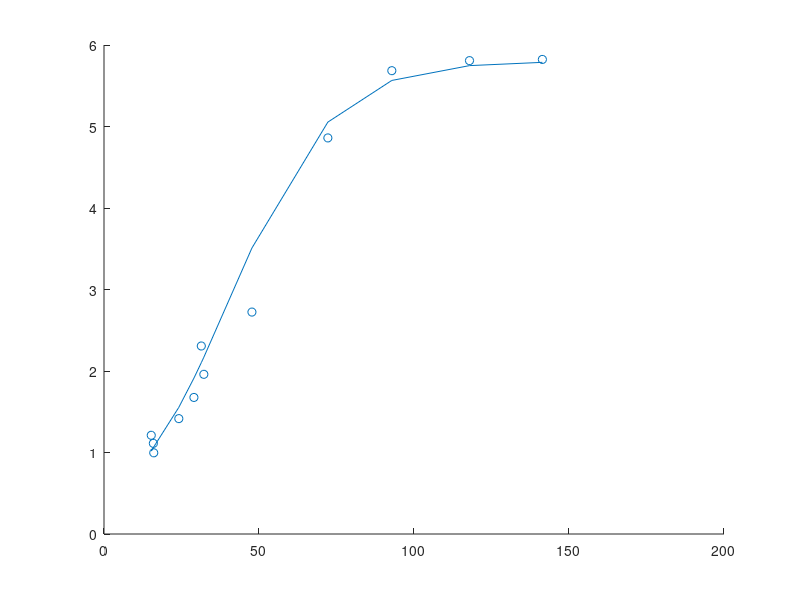

Write the MATLAB code that produced this figure.
v = [1 2 3];
w = [2 3 4];
% v.*w
A = [1 2 3; 4 5 6];
A(:,2:3);

% formatted like this bc I'm lazy + don't want to try and be clever
SKdata = [16.0459	0.996241;
15.9215	1.11219;
15.2418	1.21121;
24.1325	1.41564;
29.0058	1.67558;
31.3861	2.3069;
32.2051	1.95934;
47.7182	2.72313;
72.2135	4.85993;
92.8451	5.68492;
117.901	5.80823;
141.409	5.82284];

t = SKdata(:,1);
pop = SKdata(:,2);
scatter(t,pop)
hold on;
logGause = @(t) (5.8./(1+exp(2.47-0.0607*t))); 
plot(t, logGause(t))


